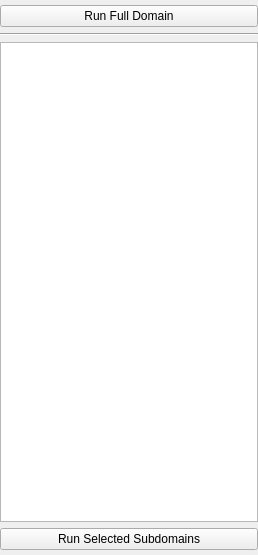
          <widget class="QWidget" name="adcircPage">
           <property name="geometry">
            <rect>
             <x>0</x>
             <y>0</y>
             <width>258</width>
             <height>555</height>
            </rect>
           </property>
           <attribute name="label">
            <string>ADCIRC</string>
           </attribute>
           <layout class="QVBoxLayout" name="verticalLayout_6">
            <property name="leftMargin">
             <number>0</number>
            </property>
            <property name="topMargin">
             <number>5</number>
            </property>
            <property name="rightMargin">
             <number>0</number>
            </property>
            <property name="bottomMargin">
             <number>5</number>
            </property>
            <item>
             <layout class="QVBoxLayout" name="verticalLayout" stretch="0,0,0,0">
              <item>
               <widget class="QPushButton" name="runFullDomainButton">
                <property name="text">
                 <string>Run Full Domain</string>
                </property>
               </widget>
              </item>
              <item>
               <widget class="Line" name="line_3">
                <property name="orientation">
                 <enum>Qt::Horizontal</enum>
                </property>
               </widget>
              </item>
              <item>
               <widget class="QListWidget" name="subdomainsToRunList">
                <property name="enabled">
                 <bool>true</bool>
                </property>
                <property name="selectionMode">
                 <enum>QAbstractItemView::MultiSelection</enum>
                </property>
                <property name="selectionBehavior">
                 <enum>QAbstractItemView::SelectItems</enum>
                </property>
               </widget>
              </item>
              <item>
               <widget class="QPushButton" name="runSelectedSubdomainsButton">
                <property name="enabled">
                 <bool>true</bool>
                </property>
                <property name="text">
                 <string>Run Selected Subdomains</string>
                </property>
               </widget>
              </item>
             </layout>
            </item>
           </layout>
          </widget>
